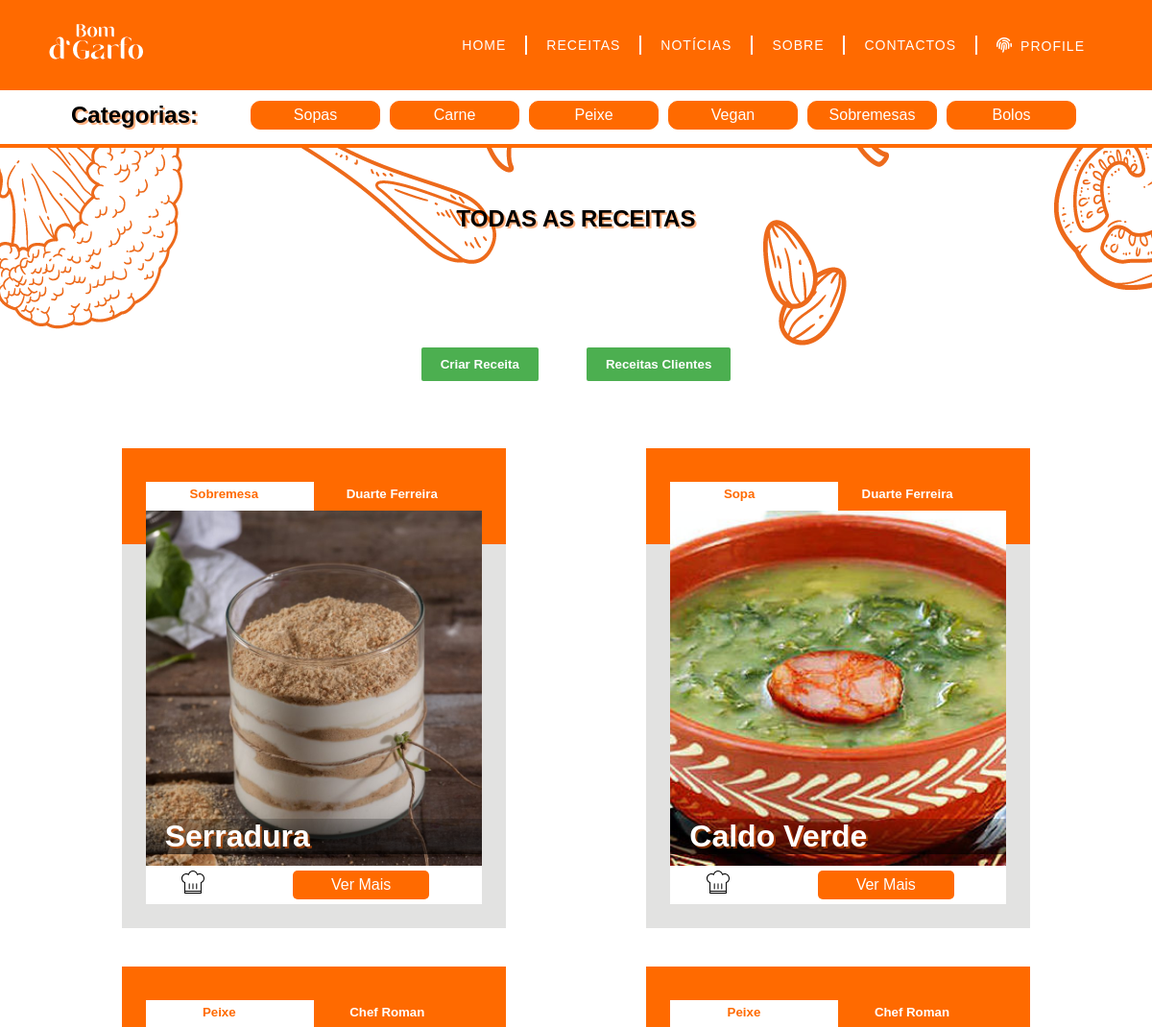
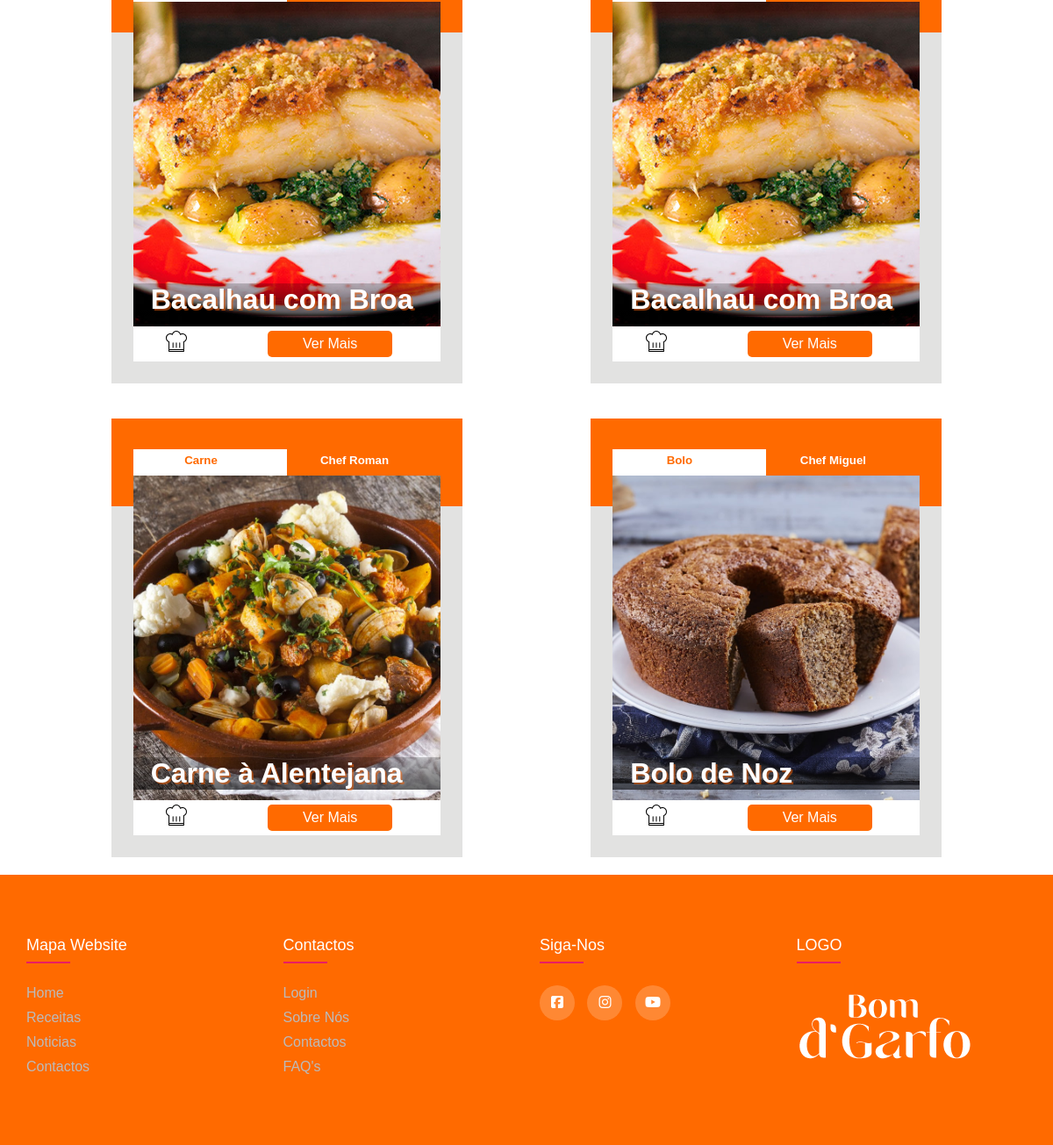
Page /HTML/receitas.php on the committed database (2 pictures, top to bottom).
### tables this page shows
CREATE TABLE `receitas` (
  `IDReceita` int(11) NOT NULL,
  `cozinheiro` varchar(45) NOT NULL,
  `titulo` varchar(45) NOT NULL,
  `descricao` varchar(500) NOT NULL,
  `ingredientes` varchar(200) NOT NULL,
  `fotos` varchar(200) NOT NULL,
  `tempo_preparacao` time DEFAULT NULL,
  `grau_dificuldade` enum('Difícil','Medio','Facil') NOT NULL,
  `doses` int(11) NOT NULL,
  `categoria` enum('Sopa','Carne','Peixe','Vegan','Sobremesa','Bolo','Outra') NOT NULL,
  `epoca` varchar(45) NOT NULL,
  `classificacao` enum('1','2','3','4','5') DEFAULT NULL,
  `user` enum('sim','nao') DEFAULT NULL
);

### HTML/receitas.php (the view, shortened to what this page needs)
<!DOCTYPE html>
<html lang="en" dir="ltr">
  <head>
    <link rel="stylesheet" href="../CSS/style.css">
    <?php
      require ('bd.php');
    ?>
  </head>
  <body>
  <header>
        <a href="index.php"><img src="../IMG/LogotipoNavbar.png" alt="" class="logo"></a>
        <nav class="navigation-menu">
          <a href="index.php">Home</a>
          <hr>
          <a href="receitas.php">Receitas</a>
          <hr>
          <a href="noticias.php">Notícias</a>
          <hr>
          <a href="sobre.php">Sobre</a>
          <hr>
          <a href="contactos.php">Contactos</a>
          <hr>
          <a id="profileclick"><i class="fas fa-fingerprint"></i>Profile</a>
        </nav>
    </header>
    <div class="receitascab">
      <nav class="categoriasnav">
      <ul class="nav justify-content-center tipo2">
        <h2>Categorias:</h2>
          <li class="nav-item">
            <a class="nav-link" href="receitas.php">Sopas</a>
          </li>
          <li class="nav-item">
            <a class="nav-link" href="receitas.php">Carne</a>
          </li>
          <li class="nav-item">
            <a class="nav-link" href="receitas.php">Peixe</a>
          </li>
          <li class="nav-item">
            <a class="nav-link" href="receitas.php">Vegan</a>
          </li>
          <li class="nav-item">
            <a class="nav-link" href="receitas.php">Sobremesas</a>
          </li>
          <li class="nav-item">
            <a class="nav-link" href="receitas.php">Bolos</a>
          </li>
        </ul>
      </nav>
      <h2>TODAS AS RECEITAS</h2>
    </div>
    <div style="display: flex; justify-content: center;">
    <a href="criarreceita.php"><button id="myBtn">Criar Receita</button></a>
    <a href="receita_cliente.php"><button style="margin-left: 50px;" id="myBtn">Receitas Clientes</button></a>
    </div>
    <div class="estruturacard">
    <?php
            $query = "select * from receitas";
            $result_set = $conn->query($query);
            while ($row = $result_set->fetch_object()) {
              echo "
              <div class='cardtodo'>
                    <div class='cardcab'>
                        <h5 style='color: #ff6a00;'>".$row->categoria."</h5>
                        <h5 style='color: white;'>".$row->cozinheiro."</h5>
                    </div>
                    <div class='cardcorpo'>
                            <img src='../IMG/receitasimg/".$row->fotos."' alt='' class='imgreceita'>
                        <div class='titulocard'>
                            <h1>".$row->titulo."</h1>
                        </div>
                    </div>
                    <div class='cardfooter'>
                        <img src='../IMG/noun-cook-hat-4585881.svg' class='hat' alt=''>
                        <a href='#popup-article?id=$row->IDReceita' class='open-popup'><input type='button' class='btcard' value='Ver Mais'></a>
                    </div>
                </div>
          <div id='popup-article?id=$row->IDReceita' class='popup'>
              <div class='popup__container'>
                  <a href='#' class='popup__close'>
                  <span class='screen-reader'>close</span>
                  </a>
                  <div class='popup__content'>
                      <h1 class='popup__title r-title'>".$row->titulo."</h1>
                      <img class='imgpopreceita' src='../IMG/receitasimg/".$row->fotos."' alt=''>
                      <p>".$row->tempo_preparacao." | ".$row->grau_dificuldade." | ".$row->doses."</p>
                      <h4>Ingredientes</h4>
                      <p>".$row->ingredientes."</p>
                      <h4>Descrição</h4>
                      <p>".$row->descricao."</p>
                      <p>".$row->epoca." | ".$row->classificacao." estrelas</p>
                  </div>
              </div>
          </div>";
              }
        ?>
    </div>
      <footer class="footer">
        <div class="container">
          <div class="row">
            <div class="footer-col">
              <h4>mapa website</h4>
              <ul>
                <li><a href="index.php">Home</a></li>
                <li><a href="receitas.php">Receitas</a></li>
                <li><a href="noticias.php">Noticias</a></li>
                <li><a href="dicas.php">Contactos</a></li>
              </ul>
            </div>
            <div class="footer-col">
              <h4>contactos</h4>
              <ul>
                <li><a href="login.php">Login</a></li>
                <li><a href="sobre.php">Sobre Nós</a></li>
                <li><a href="contactos.php">Contactos</a></li>
                <li><a href="faq.php">FAQ's</a></li>
              </ul>
            </div>
            <div class="footer-col">
              <h4>siga-nos</h4>
              <div class="social-links">
                <a href="#"><i class="fa-brands fa-facebook-square"></i></a>
                <a href="#"><i class="fa-brands fa-instagram"></i></a>
                <a href="#"><i class="fa-brands fa-youtube"></i></a>
              </div>
            </div>
            <div class="footer-col">
              <h4>LOGO</h4>
              <a href="index.php"><img src="../IMG/LogotipoBranco.png" alt=""></a>
            </div>
          </div>
        </div>
      </footer>
  </body>
</html>

### CSS/style.css (style rules this page uses)
* { margin: 0; padding: 0; box-sizing: border-box; text-decoration: none; font-family: 'Poppins', sans-serif; }
header { position: fixed; top: 0; left: 0; width: 100%; display: flex; justify-content: space-between; align-items: center; padding: 20px 50px; z-index: 2; transition: 0.6s; background-color: #ff6a00; }
.navigation-menu { float: right; position: relative; display: flex; justify-content: center; align-items: center; }
.navigation-menu hr { border: 0.5px solid #fff; height: 20px; }
.navigation-menu a, .navigation-menu #profileclick { text-transform: uppercase; font-size: 14px; padding: 10px 10px; border-radius: 4px; transition: .3s linear; position: relative; margin: 0 10px; color: #fff; letter-spacing: 1px; font-weight: 500px; }
.navigation-menu a::after { content: ""; width: 0; height: 0.3rem; border-radius: 0.2rem; position: absolute; left: 0.6rem; bottom: 0.2rem; background-color: #ffb62a; transition: 200ms ease-in; }
.navigation-menu i { margin-right: 8px; font-size: 16px; }
#profileclick { cursor: pointer; }
::placeholder { color: rgba(0, 0, 0, 0.5); }
.container { max-width: 1170px; margin: auto; }
.footer .row { display: flex; flex-wrap: wrap; }
.container ul { list-style: none; }
.footer { background-color: #ff6a00; padding: 70px 0; bottom: 0; }
.footer-col { width: 25%; padding: 0 15px; }
.footer-col h4 { font-size: 18px; color: #fff; text-transform: capitalize; margin-bottom: 35px; font-weight: 500; position: relative; }
.footer-col h4::before { content: ''; position: absolute; left: 0; bottom: -10px; background-color: #e91e63; height: 2px; box-sizing: border-box; width: 50px; }
.footer-col ul li { margin-bottom: 10px; }
.footer-col ul li a { font-size: 16px; text-transform: capitalize; font-weight: 300; color: #bbb; display: block; transition: all 0.3s ease; }
.footer-col .social-links a { display: inline-block; height: 40px; width: 40px; background-color: rgb(255, 255, 255, 0.2); margin: 0 10px 10px 0; text-align: center; line-height: 40px; border-radius: 50%; color: #fff; transition: all 0.5s ease; }
.estruturacard { display: flex; flex-wrap: wrap; justify-content: space-evenly; }
.cardtodo { margin: 20px; width: 400px; height: 500px; background: linear-gradient(to top, #e2e2e1 80%, #ff6a00 20%); display: flex; flex-direction: column; align-items: center; }
.cardtodo .imgreceita { max-width: 350px; min-height: 370px; object-fit: cover; }
.cardcab { display: flex; justify-content: space-around; background: linear-gradient(to right, #fff 50%, #ff6a00 50%); margin-top: 35px; width: 350px; height: 30px; }
.cardcab h5 { margin: 0; margin-top: 5px; }
.cardfooter { display: flex; flex-direction: row; align-items: center; justify-content: space-around; background-color: white; width: 350px; height: 40px; }
.cardfooter .hat { width: 30px; height: 30px; }
.btcard { background-color: #ff6a00; border: none; border-radius: 5px; padding: 6px 40px; font-size: 16px; color: white; margin: 0; }
.cardcorpo { display: flex; flex-direction: column; }
.titulocard h1 { margin: 0; padding-left: 20px; margin-top: -49px; color: white; text-shadow: 2px 2px rgba(255, 98, 0, 0.5); background: linear-gradient(to bottom, rgba(0, 0, 0, 0.2), rgba(0, 0, 0, 0.6)); }
.receitascab { padding-bottom: 120px; text-align: center; background: url(../IMG/bannerteste.png); }
.receitascab h2 { text-shadow: 2px 2px rgba(255, 98, 0, 0.5); }
.categoriasnav { display: flex; justify-content: center; flex-wrap: wrap; margin-top: 50px; margin-bottom: 60px; background-color: #fff; padding-top: 100px; border-bottom: 4px solid #ff6a00; }
.tipo2 { padding: 10px !important; margin-top: -60px; display: flex; flex-wrap: wrap; justify-content: center; align-items: center; }
.tipo2 li { display: flex; flex-direction: column; margin: 5px; text-decoration: none; align-items: center; justify-content: center; }
.tipo2 a { color: #fff; border: 1px solid #ff6a00; background-color: #ff6a00 ; border-radius: 10px; min-width: 135px; text-align: center; transition: 0.5s; padding: 5px; }
.tipo2 h2 { margin-right: 50px; }
.open-popup { color: #fff; text-decoration: none; text-transform: uppercase; padding: .75rem 1.25rem; border: none; }
#myBtn { display: flex; padding: 10px 20px; margin: auto; margin-bottom: 50px; background-color: #4CAF50; border: none; color: white; border-radius: 2px; font-weight: bold; }

### rows in the picture
receitas: categoria "Sobremesa", cozinheiro "Duarte Ferreira", fotos (picture), titulo "Serradura"
receitas: categoria "Sopa", cozinheiro "Duarte Ferreira", fotos (picture), titulo "Caldo Verde"
receitas: categoria "Peixe", cozinheiro "Chef Roman", fotos (picture), titulo "Bacalhau com Broa"
receitas: categoria "Peixe", cozinheiro "Chef Roman", fotos (picture), titulo "Bacalhau com Broa"
receitas: categoria "Carne", cozinheiro "Chef Roman", fotos (picture), titulo "Carne à Alentejana"
receitas: categoria "Bolo", cozinheiro "Chef Miguel", fotos (picture), titulo "Bolo de Noz"
